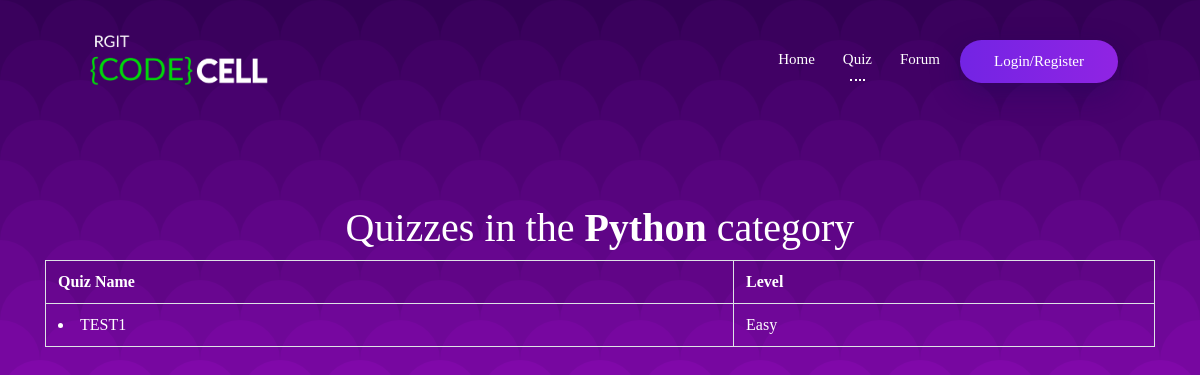
Page /quiz/Python/ on the earlier database version.
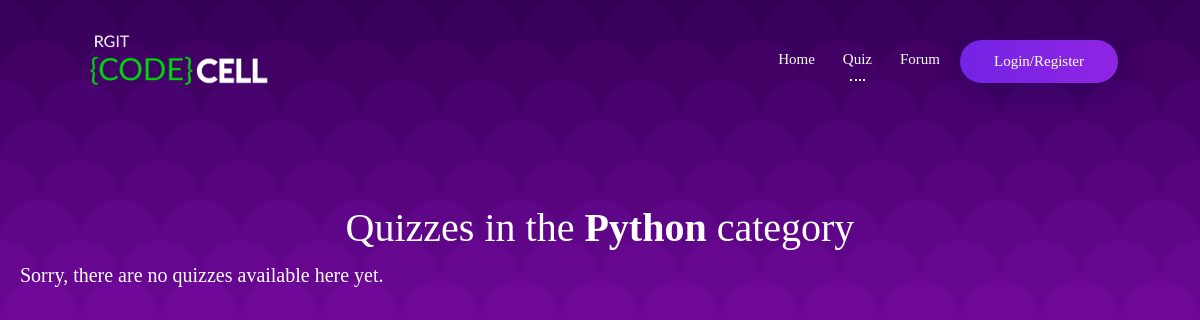
Same page on the later database version.
### Quiz/models.py (models this page shows, shortened)
class Category(models.Model):
    category = models.CharField( verbose_name="Category", max_length = 250, blank = True, unique = True, null = True)
    image = models.ImageField(upload_to = 'Images/Categories/', blank = True, null = True, verbose_name = "Image")
    objects = CategoryManager()
    class Meta:
        verbose_name = "Category"
        verbose_name_plural = "Categories"

class Quiz(models.Model):
    title = models.CharField(verbose_name= "Title", max_length = 50, blank = False)
    description = models.TextField(verbose_name = "Description", blank = True, help_text = "Quiz description")
    level = models.CharField(verbose_name = "Level", help_text = "Level of difficultly", max_length = 10,default = 'Easy',choices = (('Hard','Hard'),('Intermediate','Intermediate'),('Easy','Easy')))
    url = models.SlugField(max_length = 60, blank = False, help_text = "A user friendly url", verbose_name = "User Friendly Url")
    category = models.ForeignKey(Category, null = False, blank = True, verbose_name = "Category", on_delete = models.CASCADE)
    random_order = models.BooleanField(blank = False, default = True, verbose_name = "Random Order", help_text = "Display the questions in Random Order ?")
    max_questions = models.PositiveIntegerField(blank = False, null = False, default = 1, verbose_name = "Max_questions", help_text = "Number of questions to be displayed on each attempt")
    single_attempt = models.BooleanField(blank = False, default = False, help_text = "If selected, user will be allowed only one attempt for this quiz", verbose_name = "Single Attempt")
    pass_mark = models.PositiveSmallIntegerField(blank = True, default = 0, verbose_name = "Passing Marks", help_text = "Percentage required to pass", validators = [MaxValueValidator(100)])
    success_text = models.TextField(blank = True, help_text = "Displayed if user passes.", verbose_name = "Success Text")
    fail_text = models.TextField(blank = True, help_text = "Displayed if user fails", verbose_name = "Fail Text")
    draft = models.BooleanField(blank = True, default = False, verbose_name = "Draft", help_text = "Quiz won't be available to student if this is selected, only for internal assessment this quiz will be available")
    class Meta:
        verbose_name = "Quiz"
        verbose_name_plural = "Quizzes"

### Quiz/views.py (the view)
# urls.py: re_path(r'^(?P<category_name>[\w|W-]+)/$', views.View_Quizlist_by_Category.as_view(),name = 'Quiz_category_list_matching'),
class View_Quizlist_by_Category(ListView):
    model = Quiz
    template_name = 'Quiz/Quiz_category_list_matching.html'
    context_object_name = 'quiz_list'
    def dispatch(self, request , *args, **kwargs):
        self.category = get_object_or_404(Category, category = self.kwargs['category_name'])
        return super(View_Quizlist_by_Category, self).dispatch(request, *args, **kwargs)
    def get_context_data(self, **kwargs):
        context = super(View_Quizlist_by_Category, self).get_context_data(**kwargs)
        context['category'] = self.category
        return context
    def get_queryset(self):
        queryset = super(View_Quizlist_by_Category, self).get_queryset()
        return queryset.filter(category = self.category, draft = False)

### Quiz/templates/Quiz/Quiz_category_list_matching.html (shortened to what this page needs)
{% extends 'Accounts/base.html' %}
{% block content %}
{% load static %}
<link rel="stylesheet" href="{% static 'Accounts/css/loginPage.css' %}">
<link rel="stylesheet" href="{% static 'Accounts/css/loginPageResponsive.css' %}">
<header id="header">
  <div class="container">
    <nav class="navbar navbar-expand-lg">
      <div class="container">
        <a class="logo" href="{% url 'home' %}"><img src="{% static 'Accounts/assets/CodeCell Logo 1 copy.png' %}" width="200px;" alt=""/></a>
        <div class="collapse navbar-collapse" id="navbarContent">
          <ul class="navbar-nav ml-auto">
            <li class="nav-item">
              <a class="nav-link" href="{% url 'home' %}">Home</a>
            </li>
            <li class="nav-item">
              <a class="nav-link active" href="{% url 'quiz_category_list_all' %}" data-scroll-nav="5">Quiz</a>
            </li>
            <li class="nav-item">
              <a class="nav-link" href="{% url 'forum_home' %}">Forum</a>
            </li>
                        {% if user.is_authenticated %}
                        <li class="nav-item">
                            <a class="nav-link" href="{% url 'quiz_progress' %}">Progress</a>
                          </li>
                        <li class="nav-item">
                        <a class="nav-link download-btn" href="{%url 'logout'%}">Logout</a>
                        </li>
                        {% else %}
                        <li class="nav-item download-btn">
                            <a class="nav-link" href="{% url 'authenticate' %}">Login/Register</a>
                        </li>
                        {% endif %}
          </ul>
        </div>
      </div>
    </nav>
  </div>
<h1 style="color: white ;margin-top: 8%;text-align: center" > Quizzes in the <strong> {{ category.category }}</strong> category </h1>
{% if quiz_list %}
<div class="container">
<table class="table table-bordered table-striped table-hover">
    <tr>
        <th style="color: white">Quiz Name</th>
        <th style="color: white">Level</th>
    </tr>
    {% for quiz in quiz_list %}
    <tr>
    <td style="color: white">    <li><a style="color: white" href = "{% url 'quiz_detail' slug=quiz.url %}">{{ quiz.title }}</a></li> </td>
    <td style="color: white">{{ quiz.level }}</td>
    </tr>
    {% endfor %}
</table>
</div>
{% else %}
<p style="color: white;font-size: 20px;margin-left: 20px"> Sorry, there are no quizzes available here yet.</p>
{% endif %}
{% endblock %}

Differences in the rows shown:
removed Quiz: title "TEST1", level "Easy"
Other differences:
text no longer shown: "Quiz Name Level"
text now shown: "Sorry, there are no quizzes available here yet."
